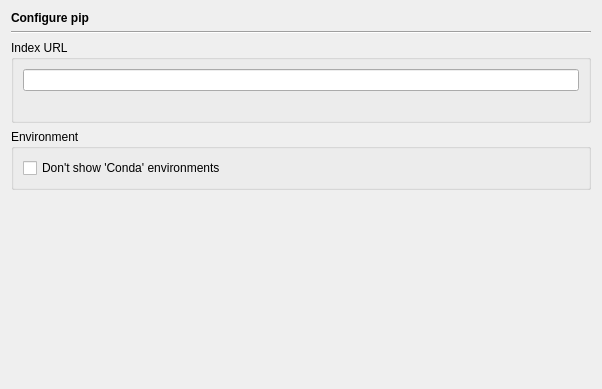
<?xml version="1.0" encoding="UTF-8"?>
<ui version="4.0">
 <class>PipPage</class>
 <widget class="QWidget" name="PipPage">
  <property name="geometry">
   <rect>
    <x>0</x>
    <y>0</y>
    <width>602</width>
    <height>389</height>
   </rect>
  </property>
  <layout class="QVBoxLayout" name="verticalLayout_3">
   <item>
    <widget class="QLabel" name="headerLabel">
     <property name="text">
      <string>&lt;b&gt;Configure pip&lt;/b&gt;</string>
     </property>
    </widget>
   </item>
   <item>
    <widget class="Line" name="line9_3">
     <property name="frameShape">
      <enum>QFrame::HLine</enum>
     </property>
     <property name="frameShadow">
      <enum>QFrame::Sunken</enum>
     </property>
     <property name="orientation">
      <enum>Qt::Horizontal</enum>
     </property>
    </widget>
   </item>
   <item>
    <widget class="QGroupBox" name="groupBox_2">
     <property name="title">
      <string>Index URL</string>
     </property>
     <layout class="QVBoxLayout" name="verticalLayout">
      <item>
       <widget class="QLineEdit" name="indexEdit">
        <property name="toolTip">
         <string>Enter the URL of the package index or leave empty to use the default</string>
        </property>
       </widget>
      </item>
      <item>
       <widget class="QLabel" name="indexLabel">
        <property name="text">
         <string/>
        </property>
        <property name="openExternalLinks">
         <bool>true</bool>
        </property>
       </widget>
      </item>
     </layout>
    </widget>
   </item>
   <item>
    <widget class="QGroupBox" name="groupBox">
     <property name="title">
      <string>Environment</string>
     </property>
     <layout class="QVBoxLayout" name="verticalLayout_2">
      <item>
       <widget class="QCheckBox" name="noCondaCheckBox">
        <property name="toolTip">
         <string>Select to exclude conda managed environments</string>
        </property>
        <property name="text">
         <string>Don't show 'Conda' environments</string>
        </property>
       </widget>
      </item>
     </layout>
    </widget>
   </item>
   <item>
    <spacer name="verticalSpacer">
     <property name="orientation">
      <enum>Qt::Vertical</enum>
     </property>
     <property name="sizeHint" stdset="0">
      <size>
       <width>20</width>
       <height>234</height>
      </size>
     </property>
    </spacer>
   </item>
  </layout>
 </widget>
 <tabstops>
  <tabstop>indexEdit</tabstop>
 </tabstops>
 <resources/>
 <connections/>
</ui>
